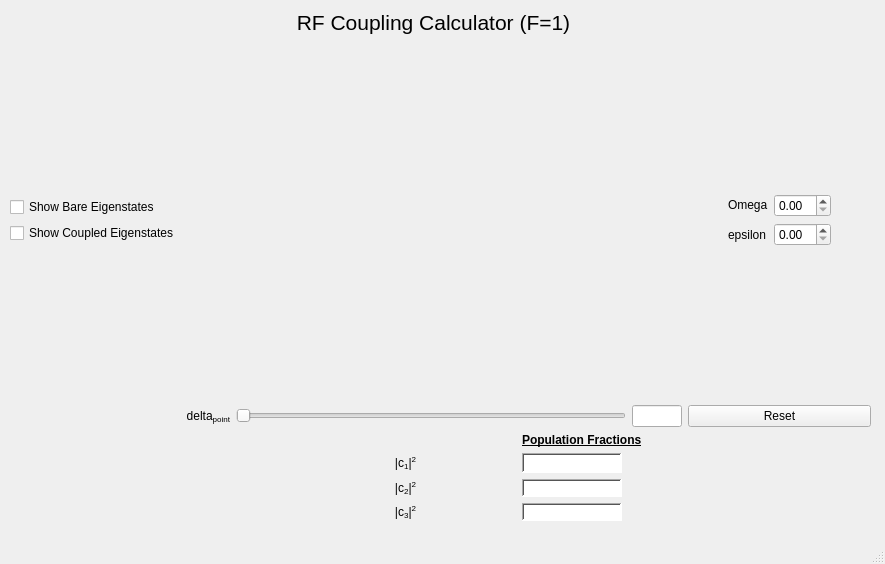
<?xml version="1.0" encoding="UTF-8"?>
<ui version="4.0">
 <class>MainWindow</class>
 <widget class="QMainWindow" name="MainWindow">
  <property name="geometry">
   <rect>
    <x>0</x>
    <y>0</y>
    <width>885</width>
    <height>564</height>
   </rect>
  </property>
  <property name="sizePolicy">
   <sizepolicy hsizetype="Minimum" vsizetype="Preferred">
    <horstretch>0</horstretch>
    <verstretch>0</verstretch>
   </sizepolicy>
  </property>
  <property name="windowTitle">
   <string>RF Calculator</string>
  </property>
  <property name="autoFillBackground">
   <bool>true</bool>
  </property>
  <property name="styleSheet">
   <string notr="true"/>
  </property>
  <widget class="QWidget" name="centralwidget">
   <widget class="QWidget" name="gridLayoutWidget_2">
    <property name="geometry">
     <rect>
      <x>10</x>
      <y>10</y>
      <width>861</width>
      <height>511</height>
     </rect>
    </property>
    <layout class="QGridLayout" name="gridLayout_2">
     <item row="2" column="3">
      <widget class="QPushButton" name="ResetButton">
       <property name="text">
        <string>Reset</string>
       </property>
      </widget>
     </item>
     <item row="0" column="2">
      <widget class="QLabel" name="label_12">
       <property name="font">
        <font>
         <pointsize>16</pointsize>
        </font>
       </property>
       <property name="text">
        <string>RF Coupling Calculator (F=1)</string>
       </property>
       <property name="alignment">
        <set>Qt::AlignCenter</set>
       </property>
      </widget>
     </item>
     <item row="1" column="0">
      <layout class="QVBoxLayout" name="verticalLayout">
       <item>
        <spacer name="verticalSpacer_3">
         <property name="orientation">
          <enum>Qt::Vertical</enum>
         </property>
         <property name="sizeHint" stdset="0">
          <size>
           <width>20</width>
           <height>40</height>
          </size>
         </property>
        </spacer>
       </item>
       <item>
        <widget class="QCheckBox" name="BareCheck">
         <property name="text">
          <string>Show Bare Eigenstates</string>
         </property>
        </widget>
       </item>
       <item>
        <widget class="QCheckBox" name="CoupleCheck">
         <property name="text">
          <string>Show Coupled Eigenstates</string>
         </property>
        </widget>
       </item>
       <item>
        <spacer name="verticalSpacer_2">
         <property name="orientation">
          <enum>Qt::Vertical</enum>
         </property>
         <property name="sizeHint" stdset="0">
          <size>
           <width>20</width>
           <height>40</height>
          </size>
         </property>
        </spacer>
       </item>
      </layout>
     </item>
     <item row="3" column="2">
      <layout class="QGridLayout" name="gridLayout_3">
       <item row="3" column="3">
        <widget class="QLabel" name="pop3Val">
         <property name="maximumSize">
          <size>
           <width>100</width>
           <height>16777215</height>
          </size>
         </property>
         <property name="styleSheet">
          <string notr="true">background-color: white</string>
         </property>
         <property name="frameShape">
          <enum>QFrame::WinPanel</enum>
         </property>
         <property name="frameShadow">
          <enum>QFrame::Sunken</enum>
         </property>
         <property name="text">
          <string/>
         </property>
        </widget>
       </item>
       <item row="3" column="1">
        <widget class="QLabel" name="pop3Lbl">
         <property name="frameShape">
          <enum>QFrame::NoFrame</enum>
         </property>
         <property name="text">
          <string>&lt;html&gt;&lt;head/&gt;&lt;body&gt;&lt;p&gt;|c&lt;span style=&quot; vertical-align:sub;&quot;&gt;3&lt;/span&gt;|&lt;span style=&quot; vertical-align:super;&quot;&gt;2&lt;/span&gt;&lt;/p&gt;&lt;/body&gt;&lt;/html&gt;</string>
         </property>
         <property name="alignment">
          <set>Qt::AlignCenter</set>
         </property>
        </widget>
       </item>
       <item row="1" column="1">
        <widget class="QLabel" name="pop1Lbl">
         <property name="frameShape">
          <enum>QFrame::NoFrame</enum>
         </property>
         <property name="text">
          <string>&lt;html&gt;&lt;head/&gt;&lt;body&gt;&lt;p&gt;|c&lt;span style=&quot; vertical-align:sub;&quot;&gt;1&lt;/span&gt;|&lt;span style=&quot; vertical-align:super;&quot;&gt;2&lt;/span&gt;&lt;/p&gt;&lt;/body&gt;&lt;/html&gt;</string>
         </property>
         <property name="alignment">
          <set>Qt::AlignCenter</set>
         </property>
        </widget>
       </item>
       <item row="2" column="1">
        <widget class="QLabel" name="pop2Lbl">
         <property name="frameShape">
          <enum>QFrame::NoFrame</enum>
         </property>
         <property name="text">
          <string>&lt;html&gt;&lt;head/&gt;&lt;body&gt;&lt;p&gt;|c&lt;span style=&quot; vertical-align:sub;&quot;&gt;2&lt;/span&gt;|&lt;span style=&quot; vertical-align:super;&quot;&gt;2&lt;/span&gt;&lt;/p&gt;&lt;/body&gt;&lt;/html&gt;</string>
         </property>
         <property name="alignment">
          <set>Qt::AlignCenter</set>
         </property>
        </widget>
       </item>
       <item row="0" column="3">
        <widget class="QLabel" name="label_11">
         <property name="font">
          <font>
           <weight>75</weight>
           <bold>true</bold>
           <underline>true</underline>
          </font>
         </property>
         <property name="text">
          <string>Population Fractions</string>
         </property>
        </widget>
       </item>
       <item row="2" column="3">
        <widget class="QLabel" name="pop2Val">
         <property name="maximumSize">
          <size>
           <width>100</width>
           <height>16777215</height>
          </size>
         </property>
         <property name="styleSheet">
          <string notr="true">background-color: white</string>
         </property>
         <property name="frameShape">
          <enum>QFrame::WinPanel</enum>
         </property>
         <property name="frameShadow">
          <enum>QFrame::Sunken</enum>
         </property>
         <property name="text">
          <string/>
         </property>
        </widget>
       </item>
       <item row="1" column="3">
        <widget class="QLabel" name="pop1Val">
         <property name="maximumSize">
          <size>
           <width>100</width>
           <height>16777215</height>
          </size>
         </property>
         <property name="autoFillBackground">
          <bool>false</bool>
         </property>
         <property name="styleSheet">
          <string notr="true">background-color: white</string>
         </property>
         <property name="frameShape">
          <enum>QFrame::WinPanel</enum>
         </property>
         <property name="frameShadow">
          <enum>QFrame::Sunken</enum>
         </property>
         <property name="text">
          <string/>
         </property>
        </widget>
       </item>
       <item row="1" column="0">
        <spacer name="horizontalSpacer_4">
         <property name="orientation">
          <enum>Qt::Horizontal</enum>
         </property>
         <property name="sizeType">
          <enum>QSizePolicy::Fixed</enum>
         </property>
         <property name="sizeHint" stdset="0">
          <size>
           <width>150</width>
           <height>20</height>
          </size>
         </property>
        </spacer>
       </item>
       <item row="1" column="2">
        <spacer name="horizontalSpacer_5">
         <property name="orientation">
          <enum>Qt::Horizontal</enum>
         </property>
         <property name="sizeType">
          <enum>QSizePolicy::Fixed</enum>
         </property>
         <property name="sizeHint" stdset="0">
          <size>
           <width>40</width>
           <height>20</height>
          </size>
         </property>
        </spacer>
       </item>
       <item row="1" column="4">
        <spacer name="horizontalSpacer_3">
         <property name="orientation">
          <enum>Qt::Horizontal</enum>
         </property>
         <property name="sizeType">
          <enum>QSizePolicy::Fixed</enum>
         </property>
         <property name="sizeHint" stdset="0">
          <size>
           <width>40</width>
           <height>20</height>
          </size>
         </property>
        </spacer>
       </item>
      </layout>
     </item>
     <item row="1" column="3">
      <layout class="QGridLayout" name="gridLayout">
       <item row="1" column="2">
        <widget class="QDoubleSpinBox" name="OmegaSpinBox"/>
       </item>
       <item row="3" column="2">
        <spacer name="verticalSpacer">
         <property name="orientation">
          <enum>Qt::Vertical</enum>
         </property>
         <property name="sizeHint" stdset="0">
          <size>
           <width>20</width>
           <height>40</height>
          </size>
         </property>
        </spacer>
       </item>
       <item row="2" column="1">
        <widget class="QLabel" name="epsilonLbl">
         <property name="text">
          <string>epsilon</string>
         </property>
        </widget>
       </item>
       <item row="2" column="2">
        <widget class="QDoubleSpinBox" name="epsilonSpinBox"/>
       </item>
       <item row="1" column="1">
        <widget class="QLabel" name="OmegaLbl">
         <property name="text">
          <string>Omega</string>
         </property>
         <property name="textFormat">
          <enum>Qt::RichText</enum>
         </property>
        </widget>
       </item>
       <item row="0" column="2">
        <spacer name="verticalSpacer_4">
         <property name="orientation">
          <enum>Qt::Vertical</enum>
         </property>
         <property name="sizeHint" stdset="0">
          <size>
           <width>20</width>
           <height>40</height>
          </size>
         </property>
        </spacer>
       </item>
       <item row="1" column="0">
        <spacer name="horizontalSpacer_2">
         <property name="orientation">
          <enum>Qt::Horizontal</enum>
         </property>
         <property name="sizeType">
          <enum>QSizePolicy::Fixed</enum>
         </property>
         <property name="sizeHint" stdset="0">
          <size>
           <width>40</width>
           <height>20</height>
          </size>
         </property>
        </spacer>
       </item>
       <item row="1" column="3">
        <spacer name="horizontalSpacer">
         <property name="orientation">
          <enum>Qt::Horizontal</enum>
         </property>
         <property name="sizeType">
          <enum>QSizePolicy::Fixed</enum>
         </property>
         <property name="sizeHint" stdset="0">
          <size>
           <width>40</width>
           <height>20</height>
          </size>
         </property>
        </spacer>
       </item>
      </layout>
     </item>
     <item row="2" column="2">
      <layout class="QHBoxLayout" name="horizontalLayout">
       <item>
        <widget class="QLabel" name="deltaValLbl">
         <property name="text">
          <string>&lt;html&gt;&lt;head/&gt;&lt;body&gt;&lt;p&gt;delta&lt;span style=&quot; vertical-align:sub;&quot;&gt;point&lt;/span&gt;&lt;/p&gt;&lt;/body&gt;&lt;/html&gt;</string>
         </property>
         <property name="alignment">
          <set>Qt::AlignRight|Qt::AlignTrailing|Qt::AlignVCenter</set>
         </property>
        </widget>
       </item>
       <item>
        <widget class="QSlider" name="deltaPointSlider">
         <property name="orientation">
          <enum>Qt::Horizontal</enum>
         </property>
        </widget>
       </item>
       <item>
        <widget class="QLineEdit" name="deltaPointLE">
         <property name="sizePolicy">
          <sizepolicy hsizetype="Fixed" vsizetype="Fixed">
           <horstretch>0</horstretch>
           <verstretch>0</verstretch>
          </sizepolicy>
         </property>
         <property name="maximumSize">
          <size>
           <width>50</width>
           <height>16777215</height>
          </size>
         </property>
        </widget>
       </item>
      </layout>
     </item>
    </layout>
   </widget>
  </widget>
  <widget class="QMenuBar" name="menubar">
   <property name="geometry">
    <rect>
     <x>0</x>
     <y>0</y>
     <width>885</width>
     <height>21</height>
    </rect>
   </property>
  </widget>
  <widget class="QStatusBar" name="statusbar"/>
 </widget>
 <resources/>
 <connections/>
</ui>
